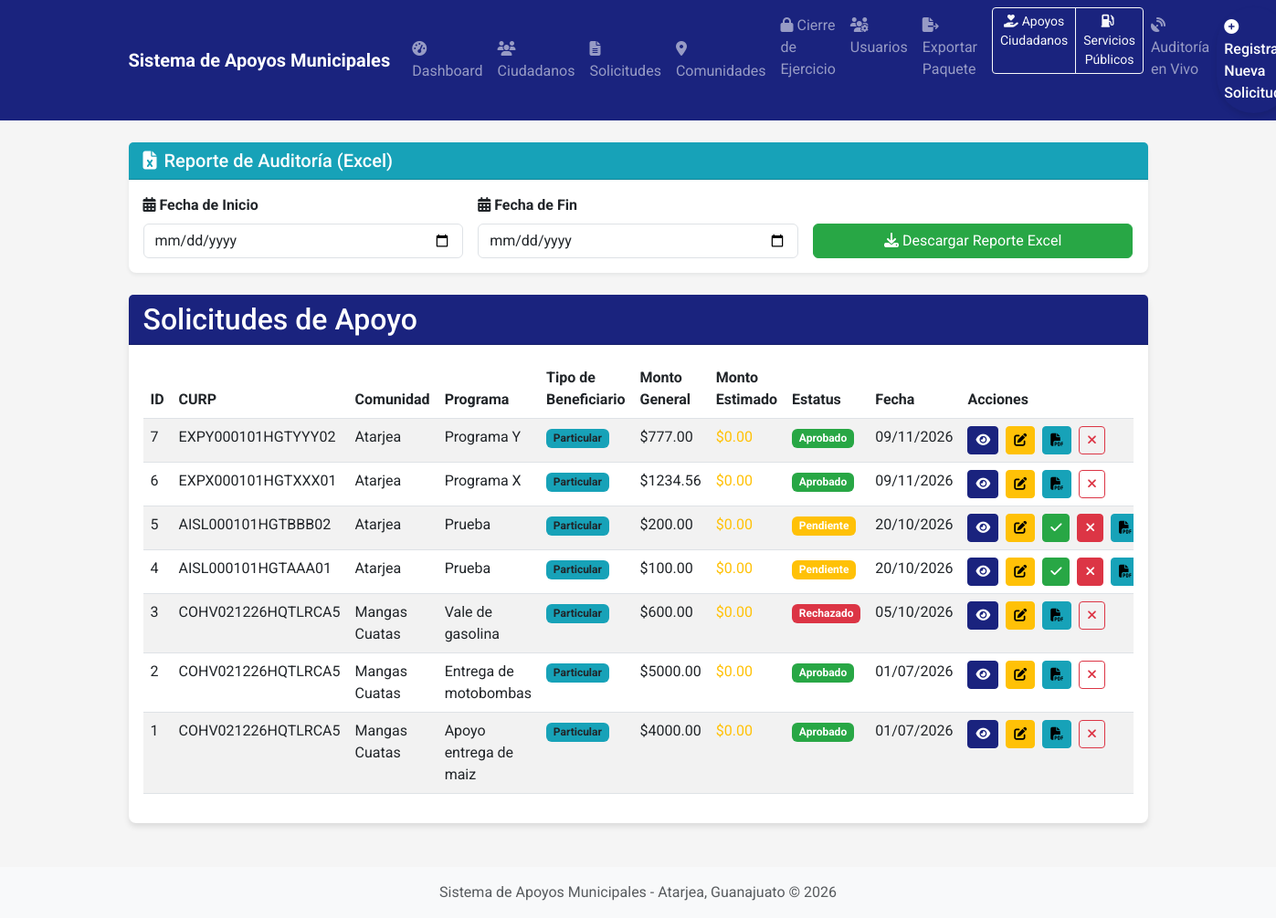
The app's page /solicitudes (signed in) with its own data.
### app/models.py (models this page shows, shortened)
class Solicitud(db.Model):
    __tablename__ = 'solicitudes'
    id = db.Column(db.Integer, primary_key=True)
    folio = db.Column(db.String(20), unique=True, nullable=True)  # Folio único generado automáticamente
    CURP = db.Column(db.String(18), db.ForeignKey('ciudadanos.CURP'), nullable=False)
    Comunidad = db.Column(db.String(100), nullable=False)
    Programa = db.Column(db.String(100), nullable=False)
    Tipo_Apoyo = db.Column(db.String(100), nullable=False, default=TipoApoyoEnum.ALIMENTARIO.value)
    Monto = db.Column(db.Numeric(10, 2), nullable=True)  # Monto total (calculado automáticamente a partir del desglose por fuente)
    Monto_Federal = db.Column(db.Numeric(10, 2), nullable=True, default=0)
    Monto_Estatal = db.Column(db.Numeric(10, 2), nullable=True, default=0)
    Monto_Municipal = db.Column(db.Numeric(10, 2), nullable=True, default=0)
    Monto_Beneficiario = db.Column(db.Numeric(10, 2), nullable=True, default=0)
    Monto_Estimado = db.Column(db.Numeric(10, 2), nullable=True, default=0)
    Tipo_Beneficiario = db.Column(db.String(20), nullable=True, default=TipoBeneficiarioEnum.PARTICULAR.value)
    Dependencia = db.Column(db.String(100), nullable=True)  # Campo legacy
    dependencia_id = db.Column(db.Integer, db.ForeignKey('dependencias.id'), nullable=True)
    usuario_id = db.Column(db.Integer, db.ForeignKey('usuarios.id'), nullable=True)
    Fecha_Solicitud = db.Column(db.DateTime, default=datetime.utcnow)
    Estatus = db.Column(db.String(20), default=EstatusEnum.PENDIENTE.value)
    usuario_autorizador = db.Column(db.Integer, db.ForeignKey('usuarios.id'), nullable=True)
    puesto_autorizador = db.Column(db.String(100), nullable=True)
    usuario = db.relationship('Usuario', foreign_keys=[usuario_id], backref='solicitudes_creadas')
    autorizador = db.relationship('Usuario', foreign_keys=[usuario_autorizador], backref='solicitudes_autorizadas')
    adjuntos = db.relationship('AdjuntoSolicitud', backref='solicitud_relacion', lazy=True, cascade="all, delete-orphan")

### app/routes.py (the view)
@main.route('/solicitudes')
@login_required
def solicitudes():
    try:
        poblar_datos_demo()
        solicitudes = filtrar_solicitudes_por_rol().order_by(Solicitud.Fecha_Solicitud.desc()).all()
        return render_template('solicitudes.html', solicitudes=solicitudes, es_admin=current_user.es_admin())
    except Exception as e:
        db.session.rollback()
        current_app.logger.error(f"Error en solicitudes: {str(e)}")
        return "Error temporal: datos no disponibles"

### app/models.py (called while the page is built)
    def es_admin(self):
        return (self.rol or '').lower() == RolUsuario.ADMIN.value.lower()

    def es_servicios_publicos(self):
        return (self.rol or '').lower() == RolUsuario.SERVICIOS_PUBLICOS.value.lower()

    def puede_cerrar_ejercicio(self):
        return self.es_admin() or self.es_presidente()

    def tiene_vision_total(self):
        return self.es_admin() or self.es_presidente()

### app/routes.py (called while the page is built)
def poblar_datos_demo():
    pass

### templates/solicitudes.html
{% extends "layout.html" %}
{% block content %}
<div class="container mt-4">
    <div class="card mb-4 shadow-sm">
        <div class="card-header bg-info text-white">
            <h5 class="mb-0"><i class="fas fa-file-excel me-2"></i>Reporte de Auditoría (Excel)</h5>
        </div>
        <div class="card-body">
            <form action="{{ url_for('main.exportar_excel') }}" method="GET" class="row g-3 align-items-end">
                <div class="col-md-4">
                    <label for="fecha_inicio" class="form-label fw-bold">
                        <i class="fas fa-calendar-alt me-1"></i>Fecha de Inicio
                    </label>
                    <input type="date" class="form-control" id="fecha_inicio" name="fecha_inicio" required>
                </div>
                <div class="col-md-4">
                    <label for="fecha_fin" class="form-label fw-bold">
                        <i class="fas fa-calendar-alt me-1"></i>Fecha de Fin
                    </label>
                    <input type="date" class="form-control" id="fecha_fin" name="fecha_fin" required>
                </div>
                <div class="col-md-4">
                    <button type="submit" class="btn btn-success w-100">
                        <i class="fas fa-download me-1"></i>Descargar Reporte Excel
                    </button>
                </div>
            </form>
        </div>
    </div>
    <div class="card mb-4">
        <div class="card-header bg-primary text-white">
            <h2 class="mb-0">Solicitudes de Apoyo</h2>
        </div>
        <div class="card-body">
            <div class="table-responsive">
                <table class="table table-striped table-hover">
                    <thead>
                        <tr>
                            <th>ID</th>
                            <th>CURP</th>
                            <th>Comunidad</th>
                            <th>Programa</th>
                            <th>Tipo de Beneficiario</th>
                            <th>Monto General</th>
                            <th>Monto Estimado</th>
                            <th>Estatus</th>
                            <th>Fecha</th>
                            <th>Acciones</th>
                        </tr>
                    </thead>
                    <tbody>
                        {% for solicitud in solicitudes %}
                        <tr>
                            <td>{{ solicitud.id }}</td>
                            <td>{{ solicitud.CURP }}</td>
                            <td>{{ solicitud.Comunidad }}</td>
                            <td>{{ solicitud.Programa }}</td>
                            <td><span class="badge bg-info text-dark">{{ solicitud.Tipo_Beneficiario or 'Particular' }}</span></td>
                            <td>${{ "%.2f"|format(solicitud.Monto|default(0)) }}</td>
                            <td class="text-warning">${{ "%.2f"|format(solicitud.Monto_Estimado|default(0)) }}</td>
                            <td>
                                <span class="badge {% if solicitud.Estatus == 'Aprobado' %}bg-success{% elif solicitud.Estatus == 'Rechazado' %}bg-danger{% elif solicitud.Estatus == 'Otorgado' %}bg-primary{% else %}bg-warning{% endif %}">
                                    {{ solicitud.Estatus }}
                                </span>
                            </td>
                            <td>{{ solicitud.Fecha_Solicitud.strftime('%d/%m/%Y') if solicitud.Fecha_Solicitud else 'N/A' }}</td>
                            <td>
                                    <div class="d-flex gap-2">
                                        <a href="{{ url_for('main.expediente', solicitud_id=solicitud.id) }}" class="btn btn-sm btn-primary" title="Ver expediente">
                                            <i class="fas fa-eye"></i>
                                        </a>
                                        {% if current_user.tiene_vision_total() or (current_user.es_director() and solicitud.dependencia_id == current_user.dependencia_id) %}
                                        <a href="{{ url_for('main.editar_solicitud', solicitud_id=solicitud.id) }}" class="btn btn-sm btn-warning" title="Editar montos y estatus">
                                            <i class="fas fa-edit"></i>
                                        </a>
                                        {% endif %}
                                        {% if solicitud.Estatus == 'Pendiente' and (current_user.es_admin() or current_user.es_director()) %}
                                            <form action="{{ url_for('main.cambiar_estatus_solicitud', solicitud_id=solicitud.id, nuevo_estatus='Aprobado') }}" method="POST" style="display: inline;">
                                                <button type="submit" class="btn btn-sm btn-success" onclick="return confirm('¿Autorizar solicitud #{{ solicitud.id }}?')">
                                                    <i class="fas fa-check"></i>
                                                </button>
                                            </form>
                                            <form action="{{ url_for('main.cambiar_estatus_solicitud', solicitud_id=solicitud.id, nuevo_estatus='Rechazado') }}" method="POST" style="display: inline;">
                                                <button type="submit" class="btn btn-sm btn-danger" onclick="return confirm('¿Rechazar solicitud #{{ solicitud.id }}?')">
                                                    <i class="fas fa-times"></i>
                                                </button>
                                            </form>
                                        {% endif %}
                                        <a href="{{ url_for('main.generar_reporte_pdf', solicitud_id=solicitud.id) }}" class="btn btn-sm btn-info" title="Generar Reporte PDF">
                                            <i class="fas fa-file-pdf"></i>
                                        </a>
                                        {% if current_user.tiene_vision_total() or (current_user.es_director() and solicitud.dependencia_id == current_user.dependencia_id) %}
                                        <form action="{{ url_for('main.eliminar_solicitud', solicitud_id=solicitud.id) }}" method="POST" style="display: inline;">
                                            <button type="submit" class="btn btn-sm btn-outline-danger" title="Eliminar definitivamente"
                                                    onclick="return confirm('¿ELIMINAR PERMANENTEMENTE la solicitud #{{ solicitud.id }} (folio {{ solicitud.folio or solicitud.id }})?\n\nEsta acción NO es reversible y borrará también sus documentos adjuntos.');">
                                                <i class="fas fa-times"></i>
                                            </button>
                                        </form>
                                        {% endif %}
                                    </div>
                            </td>
                        </tr>
                        {% else %}
                        <tr>
                            <td colspan="10" class="text-center">No hay solicitudes registradas</td>
                        </tr>
                        {% endfor %}
                    </tbody>
                </table>
            </div>
        </div>
    </div>
</div>
{% endblock %}

### templates/layout.html (style rules this page uses)
body { background-color: #f5f5f5; font-family: 'Roboto', sans-serif; }
.card { border-radius: 8px; box-shadow: 0 4px 6px rgba(0, 0, 0, 0.1); margin-bottom: 1.5rem; border: none; }
.card-header { border-radius: 8px 8px 0 0; font-weight: 500; }
.bg-primary { background-color: #1a237e !important; }
.bg-success { background-color: #28a745 !important; }
.bg-info { background-color: #17a2b8 !important; }
.btn-primary { background-color: #1a237e; border-color: #1a237e; }
.btn-success { background-color: #28a745; border-color: #28a745; }
.btn-info { background-color: #17a2b8; border-color: #17a2b8; }

### records on screen
Solicitud: id "7", CURP "EXPY000101HGTYYY02", Comunidad "Atarjea", Programa "Programa Y", Tipo_Beneficiario "Particular", Monto "777.00", Monto_Estimado "0.00", Estatus "Aprobado", Fecha_Solicitud "09/11/2026"
Solicitud: id "6", CURP "EXPX000101HGTXXX01", Comunidad "Atarjea", Programa "Programa X", Tipo_Beneficiario "Particular", Monto "1234.56", Monto_Estimado "0.00", Estatus "Aprobado", Fecha_Solicitud "09/11/2026"
Solicitud: id "5", CURP "AISL000101HGTBBB02", Comunidad "Atarjea", Programa "Prueba", Tipo_Beneficiario "Particular", Monto "200.00", Monto_Estimado "0.00", Estatus "Pendiente", Fecha_Solicitud "20/10/2026"
Solicitud: id "4", CURP "AISL000101HGTAAA01", Comunidad "Atarjea", Programa "Prueba", Tipo_Beneficiario "Particular", Monto "100.00", Monto_Estimado "0.00", Estatus "Pendiente", Fecha_Solicitud "20/10/2026"
Solicitud: id "3", CURP "COHV021226HQTLRCA5", Comunidad "Mangas Cuatas", Programa "Vale de gasolina", Tipo_Beneficiario "Particular", Monto "600.00", Monto_Estimado "0.00", Estatus "Rechazado", Fecha_Solicitud "05/10/2026"
Solicitud: id "2", CURP "COHV021226HQTLRCA5", Comunidad "Mangas Cuatas", Programa "Entrega de motobombas", Tipo_Beneficiario "Particular", Monto "5000.00", Monto_Estimado "0.00", Estatus "Aprobado", Fecha_Solicitud "01/07/2026"
Solicitud: id "1", CURP "COHV021226HQTLRCA5", Comunidad "Mangas Cuatas", Programa "Apoyo entrega de maiz", Tipo_Beneficiario "Particular", Monto "4000.00", Monto_Estimado "0.00", Estatus "Aprobado", Fecha_Solicitud "01/07/2026"
